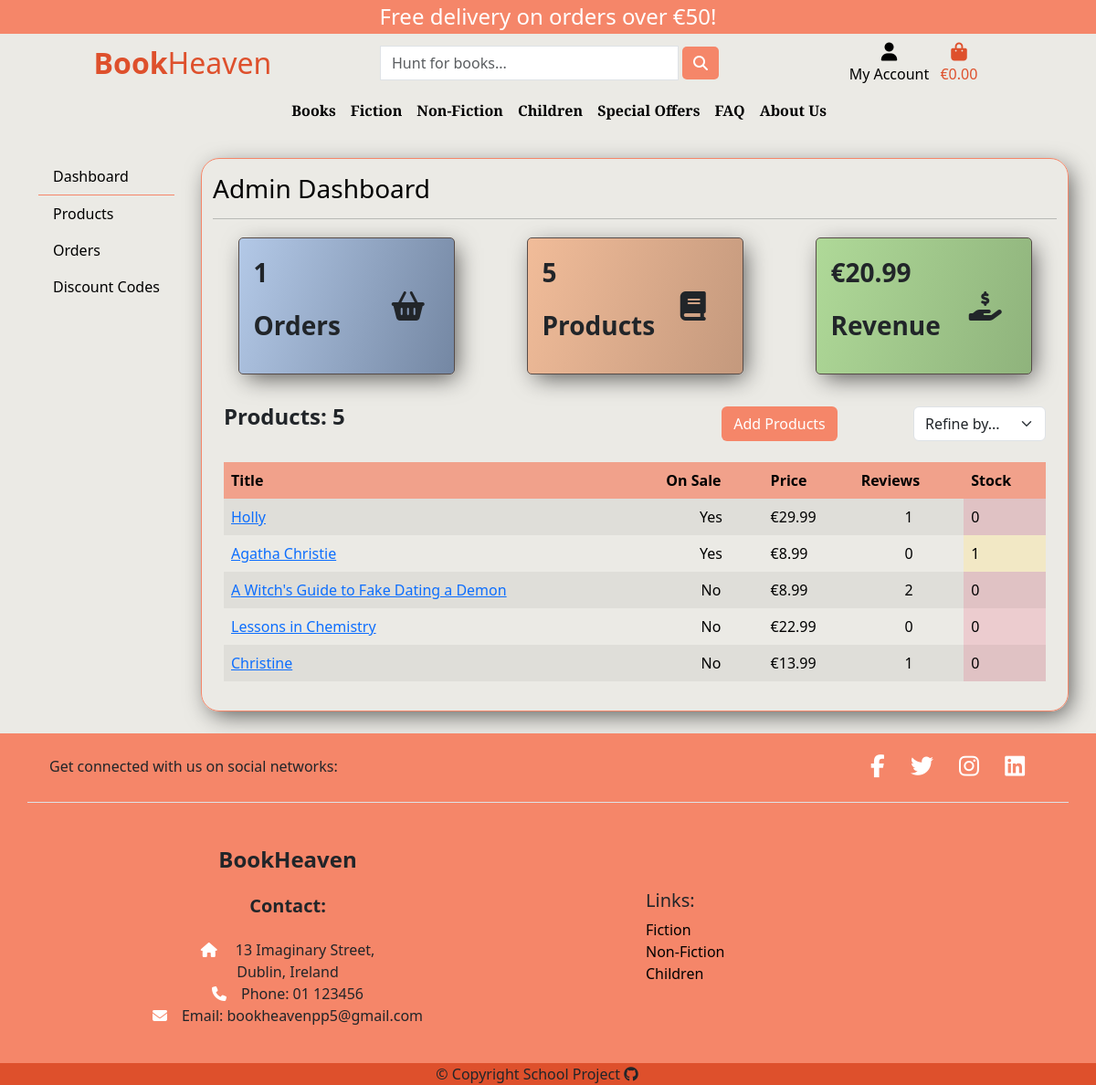
/admin_panel/dashboard/ (signed in), run on an earlier commit of the app's database.
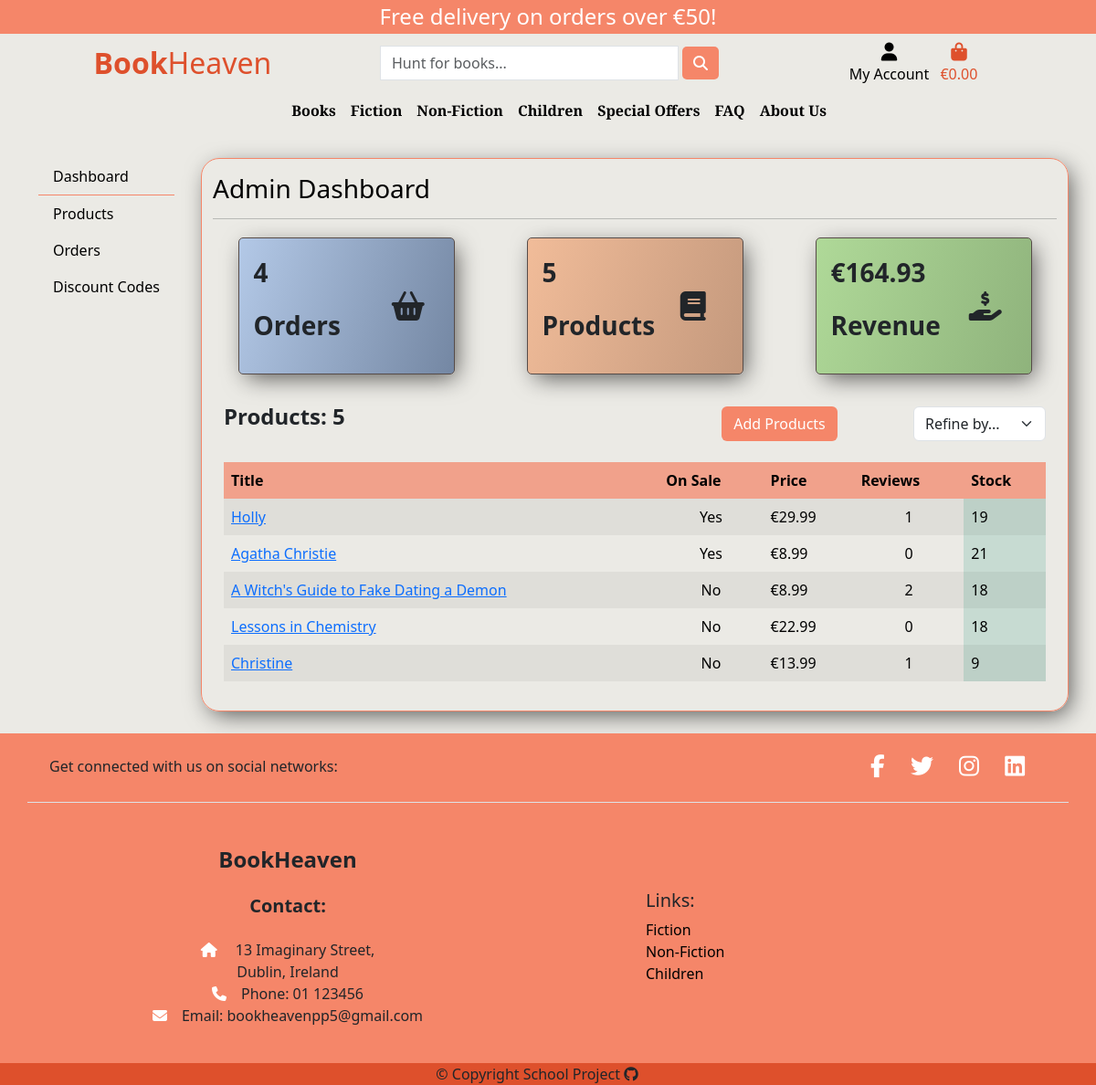
And on a later commit of the database.
### products/models.py (models this page shows, shortened)
class Book(models.Model):
    genre = models.ForeignKey(Genre, on_delete=models.SET_NULL, null=True)
    title = models.CharField(max_length=255)
    author = models.ManyToManyField(Author, related_name='books')
    description = models.TextField()
    image = models.ImageField(
        null=True, blank=True, upload_to='books/', default='books/product-not-found.png')
    publisher = models.CharField(max_length=200)
    date_published = models.DateField()
    language = models.CharField(max_length=200)
    pages = models.IntegerField(null=True, blank=True)
    isbn = models.CharField(max_length=13)
    stock_amount = models.IntegerField(
        default=1, validators=[MinValueValidator(0), MaxValueValidator(1000)])
    in_stock = models.BooleanField(default=True)
    on_sale = models.BooleanField(default=False, null=True, blank=True)
    price = models.DecimalField(max_digits=6, decimal_places=2)
    discount = models.IntegerField(null=True, blank=True)
    sale_price = models.DecimalField(
        max_digits=6, decimal_places=2, null=True, blank=True)
    created = models.DateTimeField(auto_now_add=True)
    id = models.UUIDField(default=uuid.uuid4, unique=True,
                          primary_key=True, editable=False)
    @property
    def product_price(self):
        if self.on_sale and self.sale_price < self.price:
            return self.sale_price
        return self.price

### admin_panel/views.py (the view, shortened to what this page needs)
# urls.py: path('dashboard/', views.admin_dashboard, name='admin-panel'),
@login_required
def admin_dashboard(request):
    if not request.user.is_superuser:
        messages.error(request, 'You need admin rights to access this page.')
        return redirect('home')
    orders = Order.objects.all()
    products = Book.objects.all()
    total_product_count = products.count()
    total_grand_total = Order.objects.aggregate(
        total_grand_total=Sum('grand_total'))
    grand_total_sum = total_grand_total['total_grand_total']
    context = {
        'orders': orders,
        'products': products,
        'total': grand_total_sum,
        'total_product_count': total_product_count, }
    return render(request, 'admin_panel/admin_dashboard.html', context)

### admin_panel/templates/admin_panel/admin_dashboard.html (shortened to what the changed rows need)
{% extends 'admin_panel/admin_base.html' %}
{% load static %}
{% block admin_content %}
<div class="row d-flex justify-content-around">
    <div class="col-10 col-md-3 stats-container orders p-3 my-1">
        <div class="row">
            <div class="col-8">
                <p class="fw-bold fs-3">{{ orders.count }}</p>
                <p class="fw-bold fs-3">Orders</p>
            </div>
        </div>
    </div>
    <div class="col-10 col-md-3 stats-container users p-3 my-1">
        <div class="row">
            <div class="col-8">
                {% if total %}
                <p class="fw-bold fs-3">€{{ total|floatformat:2 }}</p>
                {% else %}
                <p class="fw-bold fs-3">€0</p>
                {% endif %}
                <p class="fw-bold fs-3">Revenue</p>
            </div>
        </div>
    </div>
    <div class="row">
        <div class="col-12">
            {% if products %}
            <div class="order-history table-responsive mt-3">
                <table class="table table-borderless table-striped table-hover">
                    <thead>
                        <tr class="order-table-row">
                            <th>Title</th>
                            <th>On Sale</th>
                            <th>Price</th>
                            <th>Reviews</th>
                            <th>Stock</th>
                        </tr>
                    </thead>
                    <tbody>
                        {% for product in products %}
                        <tr>
                            <td>
                                <a href="{% url 'product' product.id %}" title="{{ product.title }}">
                                    {{ product.title }}
                                </a>
                            </td>
                            <td class="text-center">
                                {% if product.on_sale %}
                                Yes
                                {% else %}
                                No
                                {% endif %}
                            </td>
                            <td>€{{ product.product_price|floatformat:'2' }}</td>
                            <td class="text-center">{{ product.reviews.count }}</td>
                            {% if product.stock_amount == 0 %}
                            <td id="status-cell-nostock">
                                {{ product.stock_amount }}
                            </td>
                            {% elif product.stock_amount <= 5 %}
                            <td id="status-cell-warning">
                                {{ product.stock_amount }}
                            </td>
                            {% else %}
                            <td id="status-cell-instock">
                                {{ product.stock_amount }}
                            </td>
                            {% endif %}
                        </tr>
                        {% endfor %}
                    </tbody>
                </table>
            </div>
            {% else %}
            <div class="d-grid gap-2">
                <p class="text-center">No Products to display</p>
            </div>
            {% endif %}
        </div>
    </div>
</div>
{% endblock admin_content %}

What changed in the data, as far as the page shows it:
changed Book "Holly": stock_amount "0" → "19"
changed Book "Agatha Christie": stock_amount "1" → "21"
changed Book "A Witch's Guide to Fake Dating a Demon": stock_amount "0" → "18"
changed Book "Lessons in Chemistry": stock_amount "0" → "18"
changed Book "Christine": stock_amount "0" → "9"
Also different on the page:
{{ orders.count }}: "1" → "4"
{{ total|floatformat:2 }}: "20.99" → "164.93"
